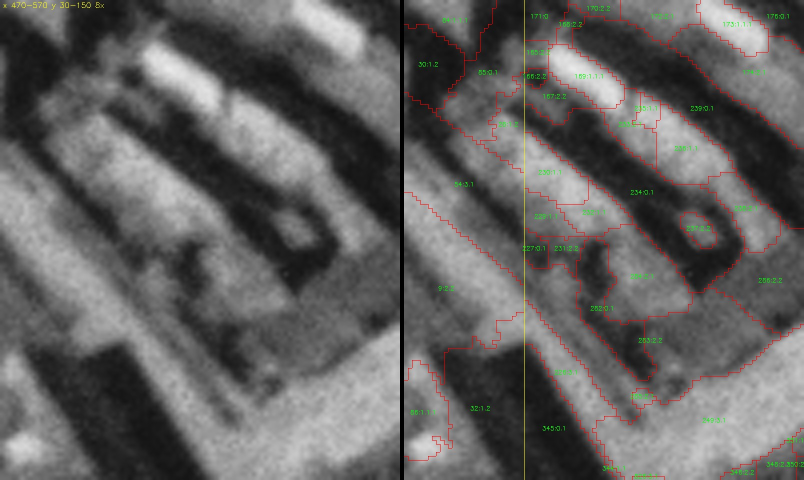
#> input picture wuensche/2026-11-18-landseg-historisch-3/einigung/runde1/abgaben/A-04/einigung_03.jpg, 1608 x 960 px, given in place of H0.png, which was not available (shown at 1/2 size)
$ python prof.py
#> lines starting #> are read from the running program, lines starting #| are printed output that depends on the picture
import numpy as np, cv2, tifffile, json
D='C:/Users/Phil/Developement/Victor/daten/landseg/H0/'
img=cv2.imread(D+'H0.png',cv2.IMREAD_GRAYSCALE).astype(float)
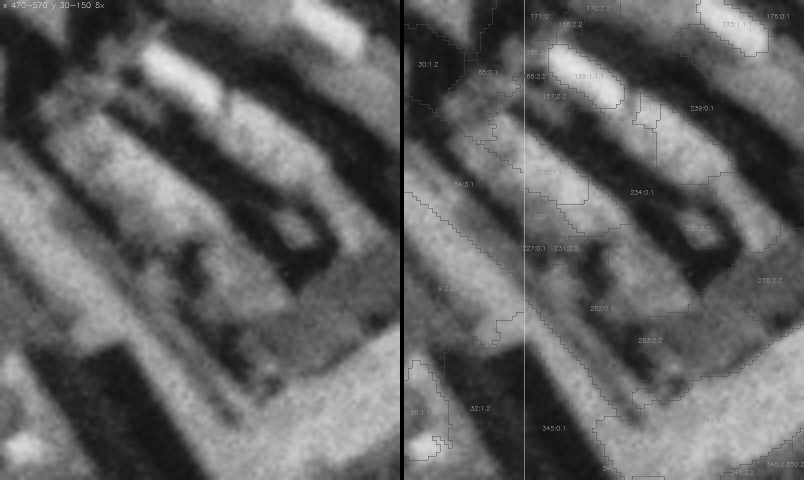
#> img: shape (960, 1608) float64 (shown at 1/2 size); min 0, max 238, mean 98.3
g=cv2.GaussianBlur(img,(0,0),1.2)
L=np.zeros((1000,1000),np.int64); kl={}
for t,ox in (('r0c0',0),('r0c1',500)):
    l=tifffile.imread(D+'a-alles-frei/'+t+'/labels.tif').astype(np.int64)
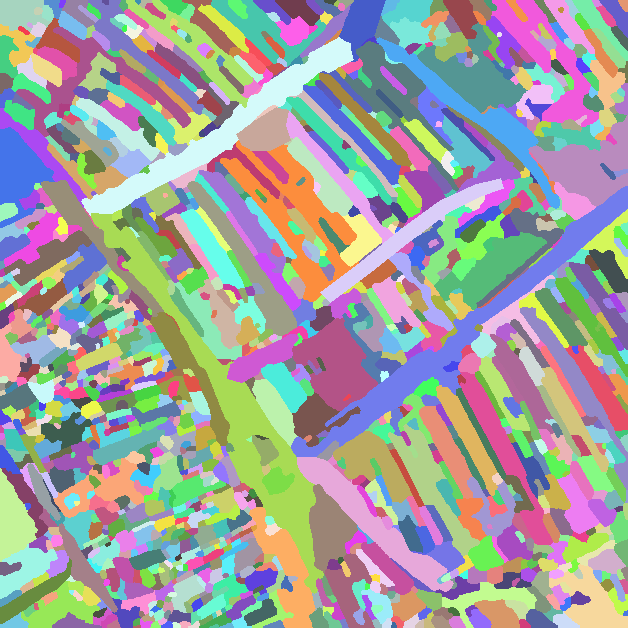
#> input picture daten/landseg/H0/a-alles-frei/abgabe/r0c1/labels.tif, 628 x 628 px, found by its file name
#> l: shape (628, 628) int64; 1363 distinct labels, from 1 to 1363
    L[0:500,ox:ox+500]=l[64:564,64:564]
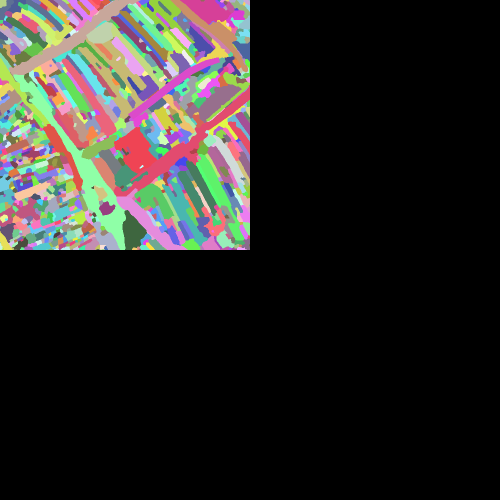
#> L: shape (1000, 1000) int64 (shown at 1/2 size); 873 distinct labels, from 0 to 1261; one colour per label, 0 black
    for s in json.load(open(D+'a-alles-frei/'+t+'/segmente.json',encoding='utf-8'))['segmente']: kl[s['id']]=s['klasse']
#> (reads daten/landseg/T0/fassung-c/abgabe/r0c1/segmente.json from the repository)
for y in range(44,104,1):
    row=[]
    for x in (496,498,499,500,501,503):
#> (the run stopped early here; a loop or call above may not have finished)
